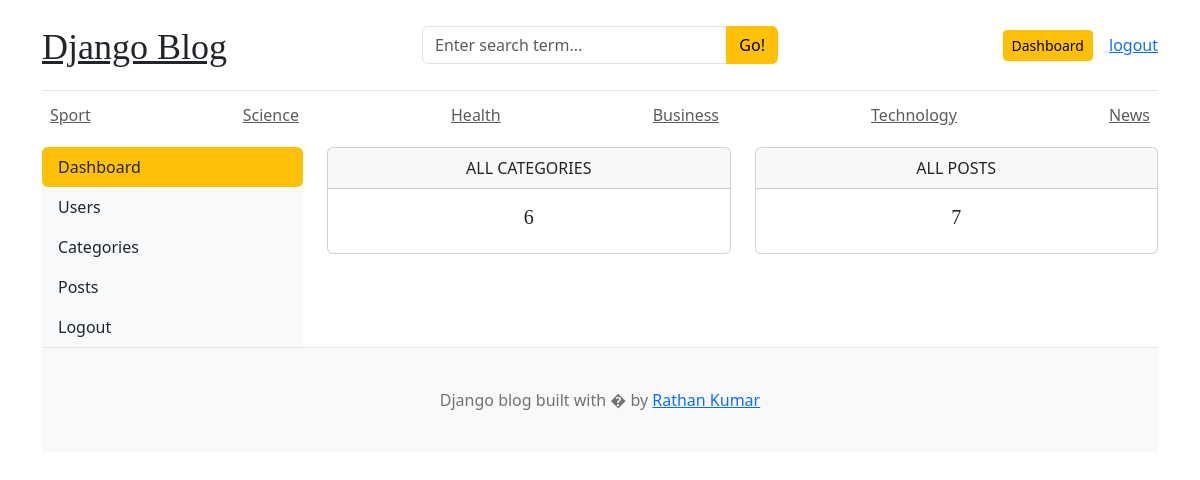
The page /dashboard/ (signed in) on the database its author committed.
### blogs/models.py (models this page shows, shortened)
class Category(models.Model):
    category_name = models.CharField(max_length=80, unique=True)
    created_at = models.DateTimeField(auto_now_add=True)
    updated_at = models.DateTimeField(auto_now=True)
    class Meta:
        verbose_name_plural = "Categories"

### dashboard/views.py (the view)
# urls.py: path('dashboard/', include('dashboard.urls')),
@login_required(login_url='/login')
def dashboard(request):
    categories_count = Category.objects.count()
    blogs_count = Blog.objects.count()
    context = {'categories_count': categories_count, 'blogs_count': blogs_count}
    return render(request, template_name="dashboard/dashboard.html", context=context)

### blogs/context_processors.py (called while the page is built)
def get_categories(request):
    categories = Category.objects.all()
    return {'categories': categories}

### templates/dashboard/dashboard.html
{%  extends 'base.html' %}
{% block content %}
    <div class="row">
    {% include 'dashboard/sidebar.html' %}
        <div class="col-md-9">
            <div class="row">
                <div class="col">
                    <div class="card border-default mb-3">
                        <div class="card-header text-center text-uppercase font-weight-bold">
                            All categories
                        </div>
                        <div class="card-body text-dark">
                            <h5 class="card-title text-center">{{ categories_count }}</h5>
                        </div>
                    </div>
                </div>
                <div class="col">
                    <div class="card border-default mb-3">
                        <div class="card-header text-center text-uppercase font-weight-bold">
                            All Posts
                        </div>
                        <div class="card-body text-dark">
                            <h5 class="card-title text-center">{{ blogs_count }}</h5>
                        </div>
                    </div>
                </div>
            </div>
        </div>
    </div>
{% endblock %}

### templates/base.html (shortened to what this page needs)
{% load static %}
<!DOCTYPE html>
<html lang="en">
<head>
    <link href="https://cdn.jsdelivr.net/npm/bootstrap@5.3.3/dist/css/bootstrap.min.css" rel="stylesheet">
    <link rel="stylesheet" href="https://cdnjs.cloudflare.com/ajax/libs/font-awesome/4.7.0/css/font-awesome.min.css">
    <link href="{% static 'css/blog.css' %}" rel="stylesheet">
</head>
<body>
<div class="container">
    <header class="blog-header py-3">
        <div class="row flex-nowrap justify-content-between align-items-center">
            <div class="col-4 pt-1">
                <a class="blog-header-logo text-dark" href="/">Django Blog</a>
            </div>
            <div class="col-4">
                <form action="{% url 'search' %}" method="GET">
                    <div class="input-group">
                        <input class="form-control" type="text" placeholder="Enter search term..." aria-label="Enter search term..." aria-describedby="button-search" name="keyword" />
                        <button class="btn btn-warning" id="button-search" type="submit">Go!</button>
                    </div>
                </form>
            </div>
            <div class="col-4 d-flex justify-content-end align-items-center">
                {% if not user.is_authenticated %}
                <a class="btn btn-sm btn-warning" href="{% url 'login' %}">Login</a> &nbsp;
                <a class="btn btn-sm btn-outline-secondary" href="{% url 'register' %}">Register</a>
                {% else %}
                 <a class="btn btn-sm btn-warning" href="{% url 'dashboard' %}">Dashboard</a>
                    <span><a href="{% url 'logout' %}">logout</a></span>
                {% endif %}
            </div>
        </div>
    </header>
    <div class="nav-scroller py-1 mb-2">
        <nav class="nav d-flex justify-content-between">
            {% for category in categories %}
                <a class="p-2 text-muted" href="{% url 'posts_by_category' category.id %}">{{ category.category_name }}</a>
            {% endfor %}
        </nav>
    </div>
{% block content %}
{% endblock %}
<footer class="blog-footer">
    <p>Django blog built with � by <a href="#">Rathan Kumar</a></p>
</footer>
</body>
</html>

### static/css/blog.css (style rules this page uses)
.blog-header { border-bottom: 1px solid #e5e5e5; }
.blog-header-logo { font-family: "Playfair Display", Georgia, "Times New Roman", serif; font-size: 2.25rem; }
h1, h2, h3, h4, h5, h6 { font-family: "Playfair Display", Georgia, "Times New Roman", serif; }
.blog-footer { padding: 2.5rem 0; color: #727272; text-align: center; background-color: #f9f9f9; border-top: .05rem solid #e5e5e5; }
.blog-footer p:last-child { margin-bottom: 0; }

### rows shown on the page
Category: category_name "Sport"
Category: category_name "Science"
Category: category_name "Health"
Category: category_name "Business"
Category: category_name "Technology"
Category: category_name "News"

### other values the page prints
{{ categories_count }} "6"
{{ blogs_count }} "7"
